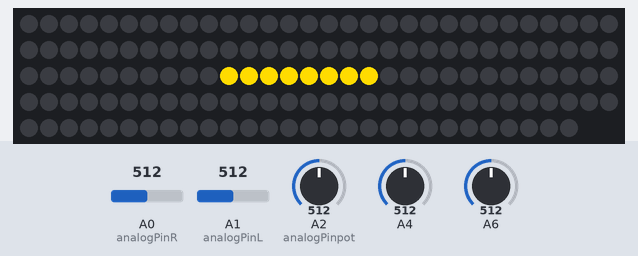
The sketch below on a simulated Arduino Uno, built with avr-gcc and run on an emulated ATmega328P. On the bench: 148 RGB LEDs in strip order, left to right, continuing on the next row. The test bench sets the inputs (shaded band); at power-on: A2 (analogPinpot) = 512, A1 (analogPinL) = 512, A4 = 512, A0 (analogPinR) = 512, A6 = 512.

Above: at 1.2 s.
1.3 s: A2 (analogPinpot) set to 122
At 3.5 s:
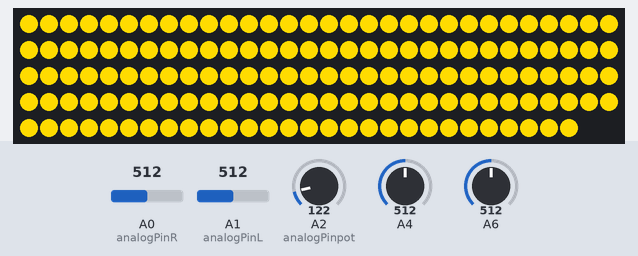
4.3 s: A1 (analogPinL) set to 40
At 5.15 s:
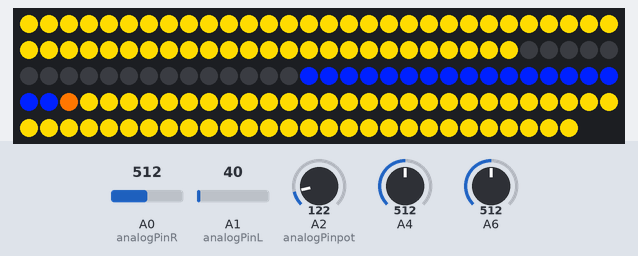
6.8 s: A1 (analogPinL) set to 122
At 9.4 s:
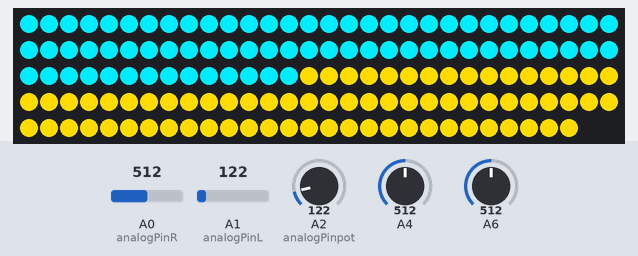
9.6 s: A4 set to 306
At 10.39 s:
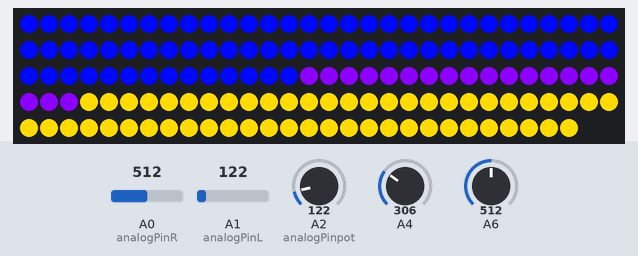
12.0 s: A4 set to 40
At 12.22 s:
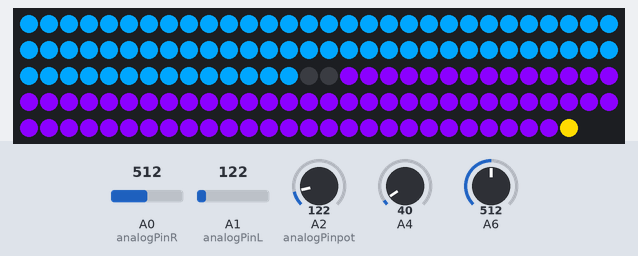
14.5 s: A1 (analogPinL) set to 716
At 17.2 s:
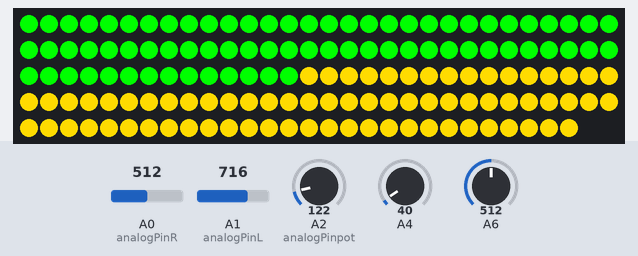

Measured:
- after the input at 4.3 s, the LEDs: first change after 0.06 s (image 2 shows a later state)
- after the input at 6.8 s, the LEDs: first change after 0.09 s (image 3 shows a later state)
- after the input at 9.6 s, the LEDs: first change at once (image 4 shows a later state)
- after the input at 12.0 s, the LEDs: change after 0.07 s (image 5)
- after the input at 14.5 s, the LEDs: first change after 0.30 s (image 6 shows a later state)

The sketch:

MSGEQ7_Propagate_to_amplitude_dynamic_RGB_neopixels.ino
```cpp
#include <Adafruit_NeoPixel.h>
#define PIN 6
#define CNT_LIGHTS 148

Adafruit_NeoPixel strip = Adafruit_NeoPixel(CNT_LIGHTS, PIN, NEO_GRB + NEO_KHZ800);
//fixed settings
int analogPinL = 1; // read from multiplexer using analog input 0
int analogPinR = 0; // read from multiplexer using analog input 0
int strobePin = 4; // strobe is attached to digital pin 2
int resetPin = 5; // reset is attached to digital pin 3
int spectrumValueL[6];
int spectrumValueR[6]; // to hold a2d values
int previousSpectrumValueL[6]; // to hold a2d values
int previousSpectrumValueR[6]; // to hold a2d values
int global_brightness = 255; // Sets global brightness, i.e. 64 is 1/4 brightness.
int useColor[2];
int num;
float waveValue;
int prop[CNT_LIGHTS];
int prop_history[CNT_LIGHTS];
int refresh_counter = 0;
int analogPinpot = 2;// dial for speed
int use_refresh = 0;
float use_brightness = 0;
int tmp_refresh_adj = 0;


//lowest reading the MSGEQ7 should recognize 1-1000 range
int minFilter = 50;
//higher number refreshes slow - refreshed every nth interation
int refresh = 20;


void setup()
{
  Serial.begin(9600); // print to serial monitor
  strip.begin();
  strip.show(); // Initialize all pixels to 'off'
  pinMode(analogPinL, INPUT);
  pinMode(analogPinR, INPUT);
  pinMode(strobePin, OUTPUT);
  pinMode(resetPin, OUTPUT);
  analogReference(DEFAULT);
  digitalWrite(resetPin, LOW);
  digitalWrite(strobePin, HIGH);
}

void loop()
{
   runTime();
}


void runTime()
{

  digitalWrite(resetPin, HIGH);
  digitalWrite(resetPin, LOW);
  int changeL = 0;
  int changeR = 0;
  int changePinL = 0;
  int changePinR = 0;
  int k,i,r,g,b;
  float pot_value = 0.0;
  int use_le = 0;
  int use_ls = ((CNT_LIGHTS/2)-1);
  int use_rs = ((CNT_LIGHTS/2)+0);
  int use_re = (CNT_LIGHTS-1);
  int spectrum_totalL = 0;
  int spectrum_totalR = 0;
  int spectrum_counts = 0;


  //get readings from chip
  for (i = 0; i < 7; i++)
  {
    spectrum_counts++;
    previousSpectrumValueL[i] = spectrumValueL[i];
    previousSpectrumValueR[i] = spectrumValueR[i];
    digitalWrite(strobePin, LOW);
    delayMicroseconds(30); // to allow the output to settle
    spectrumValueL[i] = analogRead(analogPinL);
    spectrumValueR[i] = analogRead(analogPinR);

    spectrum_totalL+= spectrumValueL[i];
    spectrum_totalR+= spectrumValueR[i];

    if( spectrumValueL[i] > 400 && i <=1)
          tmp_refresh_adj+= 23;
    if( spectrumValueR[i] > 400 && i <=1)
          tmp_refresh_adj+= 23;

    /*
    //figure out which pin changed the most since last reading
    if( abs(previousSpectrumValueL[i]-spectrumValueL[i]) > changeL)
    {
        changeL = abs(previousSpectrumValueL[i]-spectrumValueL[i]);
        if( spectrumValueL[i] > minFilter  )
          changePinL = (i+1);
    }//if

    //figure out which pin changed the most since last reading
    if( abs(previousSpectrumValueR[i]-spectrumValueR[i]) > changeR)
    {
        changeR = abs(previousSpectrumValueR[i]-spectrumValueR[i]);
        if( spectrumValueR[i] > minFilter )
          changePinR = (i+1);
    }//if
    */

    digitalWrite(strobePin, HIGH);

  }//for i

  changePinL = (spectrum_totalL);
  changePinR = (spectrum_totalR);

  use_refresh = refresh;
  use_brightness = global_brightness;

  //for use of dial
  pot_value = analogRead(analogPinpot);
  if(pot_value > 50)
  {
    //Serial.println(pot_value);
    use_refresh = pot_value / 10;
    //use_brightness = round(255 * (pot_value / 700));
    //Serial.println(use_brightness);
  }


  if(tmp_refresh_adj < 0) { tmp_refresh_adj = 0; }
  if(tmp_refresh_adj > 200) { tmp_refresh_adj = 200; }

  refresh_counter++;
  //tmp_refresh_adj = 0;
  //if(refresh_counter>=use_refresh)
  if(refresh_counter>=(use_refresh - round(tmp_refresh_adj * .1)))
  {
    //reset the counter
    refresh_counter = 0;
    tmp_refresh_adj-= 1;

    //save the history - RIGHT SIDE
    for (k = use_rs; k <= use_re; k++)
    {
      prop_history[k] = prop[k-1];
    }//for

    for (k = use_rs; k <= use_re; k++)
    {
      prop[k] = prop_history[k];
    }//for


    //save the history - LEFT SIDE
    for (k = use_ls; k >= use_le; k--)
    {
      prop_history[k] = prop[k+1];
    }//for

    for (k = use_ls; k >= use_le; k--)
    {
      prop[k] = prop_history[k];
    }//for

    //current;
    prop[use_rs] = changePinR;
    prop[use_ls] = changePinL;

    for (k = 0; k < CNT_LIGHTS; k++)
    {
      num = prop[k];
      //Serial.println(num);
      if(num>=0)
      {
        get_color();
        strip.setPixelColor( k, useColor[0], useColor[1], useColor[2]);
      }//if
    }//for


  }//if refresh


  strip.setBrightness(use_brightness);
  strip.show();
}

void get_color()
{
  int r,g,b;
  //int waveValue;
  //Serial.println(num);
  //num=6000;

  if(num < 500)
  {
    r = 0; g = 0; b = 0;

    useColor[0] = g;
    useColor[1] = r;
    useColor[2] = b;
  }

  if(num>500)
  {
    getWaveLength();
    getRGB();


  }


  /*

  // RGB for bands 1-7
    if(num<500)
    {
      r = 0; g = 0; b = 0;
    }
    if(num>500 && num <=750)
    {
      r = 255; g = 0; b = 0;
    }
    if(num>750 && num <=1000)
    {
      r = 255; g = 153; b= 0;
    }
    if(num>1000 && num <=1250)
    {
      r = 255; g = 255; b = 0;
    }
    if(num>1250 && num <=1500)
    {
      r = 0; g = 255; b = 0;
    }
    if(num>1500 && num <=1750)
    {
      r = 0; g = 255; b = 255;
    }
    if(num>1750 && num <=2000)
    {
      r = 0; g = 0 ; b = 255;
    }
    if(num>2000)
    {
      r = 255; g = 0; b = 153;
    }
    // G R B for bullet light strand...
    // R G B for NEOPixel flat LED strand
    useColor[0] = g;
    useColor[1] = r;
    useColor[2] = b;

   //test
   */

}

void getWaveLength()
{
  float minVal = 500;
  float maxVal = 4700;
  float minWave = 350;
  float maxWave = 650;
  if(num>4700)
    maxVal = num;

  waveValue = ((num - minVal) / (maxVal-minVal) * (maxWave - minWave)) + minWave;
 // Serial.print(num);
  //Serial.println();
  //Serial.print(waveValue);
  //Serial.println();
}

void getRGB()
{
  float gamma = .8;
  float rz, gz, bz;
  int intsMax = 255;
  int r,g,b;

  if(waveValue >380 && waveValue <=439)
  {
    rz = (waveValue-440)/(440-380);
    gz = 0;
    bz = 1;
  }

  if(waveValue >=440 && waveValue <=489)
  {
    rz = 0;
    gz = (waveValue-440)/(490-440);
    bz = 1;
  }

  if(waveValue >=490 && waveValue <=509)
  {
    rz = 0;
    gz = 1;
    bz = (waveValue-510)/(510-490);
  }

  if(waveValue >=510 && waveValue <=579)
  {
    rz = (waveValue-510)/(580-510);
    gz = 1;
    bz = 0;
  }

  if(waveValue >=580 && waveValue <=644)
  {
    rz = 1;
    gz = (waveValue-645)/(645-580);
    bz = 0;
  }

  if(waveValue >=645 && waveValue <=780)
  {
    rz = 1;
    gz = 0;
    bz = 0;
  }

  r = rz * 255;
  b = bz * 255;
  g = gz * 255;

    useColor[0] = g;
    useColor[1] = r;
    useColor[2] = b;


}
```
